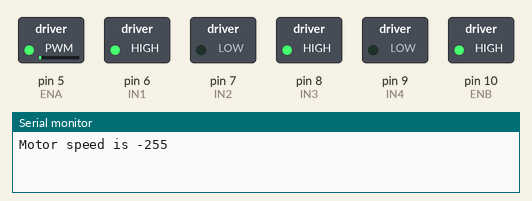
Recording of a sketch running on a simulated Arduino Uno, built with avr-gcc and run on an emulated ATmega328P. Shown: switched loads named in the sketch (green lamp = pin HIGH), the last lines printed to the serial monitor.

Above: at 0.1 s.
At 39.1 s:
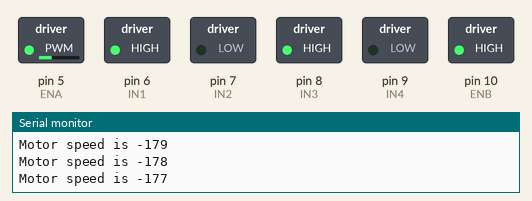
Timing chart, 0 to 40.0 s (numbered marks = the images above):
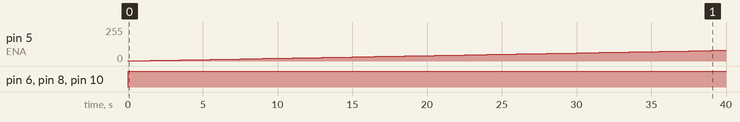

Measured:
- by itself, pin 5 (ENA): moves from 0/255 to 80/255 over 39.5 s
- by itself, pin 6 (IN1), pin 8 (IN3), pin 10 (ENB): LOW → HIGH at 0.00 s

The sketch:

MOTOR_TEST.ino
```cpp
int cnt = 0;

#define G_SERIAL_BAUDRATE 9600
#define ENA 5
#define ENB 10
#define IN1 6
#define IN2 7
#define IN3 8
#define IN4 9


void setup() {
  // put your setup code here, to run once:
  Serial.begin(9600);
  pinMode(IN1, OUTPUT);
  pinMode(IN2, OUTPUT);
  pinMode(IN3, OUTPUT);
  pinMode(IN4, OUTPUT);

}

void loop() {

  digitalWrite(IN1, HIGH);
  digitalWrite(IN2, LOW);
  digitalWrite(IN3, HIGH);
  digitalWrite(IN4, LOW);

  int motor_speed = (cnt % 510) - 255;

  Serial.print("Motor speed is ");
  Serial.println(motor_speed);
  analogWrite(ENA, motor_speed);
  analogWrite(ENB, motor_speed);

  delay(500);
  cnt++;
}
```
